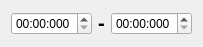
<?xml version="1.0" encoding="UTF-8"?>
<ui version="4.0">
 <class>MediaItemTimeEdits</class>
 <widget class="QWidget" name="MediaItemTimeEdits">
  <property name="geometry">
   <rect>
    <x>0</x>
    <y>0</y>
    <width>178</width>
    <height>47</height>
   </rect>
  </property>
  <property name="windowTitle">
   <string>Form</string>
  </property>
  <layout class="QHBoxLayout" name="horizontalLayout_2">
   <item>
    <layout class="QHBoxLayout" name="horizontalLayout">
     <item>
      <widget class="TimeEdit" name="left_handle_time_edit">
       <property name="displayFormat">
        <string>HH:mm:zzz</string>
       </property>
      </widget>
     </item>
     <item>
      <widget class="QLabel" name="separator_label">
       <property name="sizePolicy">
        <sizepolicy hsizetype="Fixed" vsizetype="Fixed">
         <horstretch>0</horstretch>
         <verstretch>0</verstretch>
        </sizepolicy>
       </property>
       <property name="font">
        <font>
         <pointsize>15</pointsize>
         <bold>true</bold>
        </font>
       </property>
       <property name="text">
        <string>-</string>
       </property>
      </widget>
     </item>
     <item>
      <widget class="TimeEdit" name="right_handle_time_edit">
       <property name="displayFormat">
        <string>HH:mm:zzz</string>
       </property>
      </widget>
     </item>
    </layout>
   </item>
  </layout>
 </widget>
 <customwidgets>
  <customwidget>
   <class>TimeEdit</class>
   <extends>QTimeEdit</extends>
   <header>._time_edit</header>
  </customwidget>
 </customwidgets>
 <resources/>
 <connections/>
</ui>
